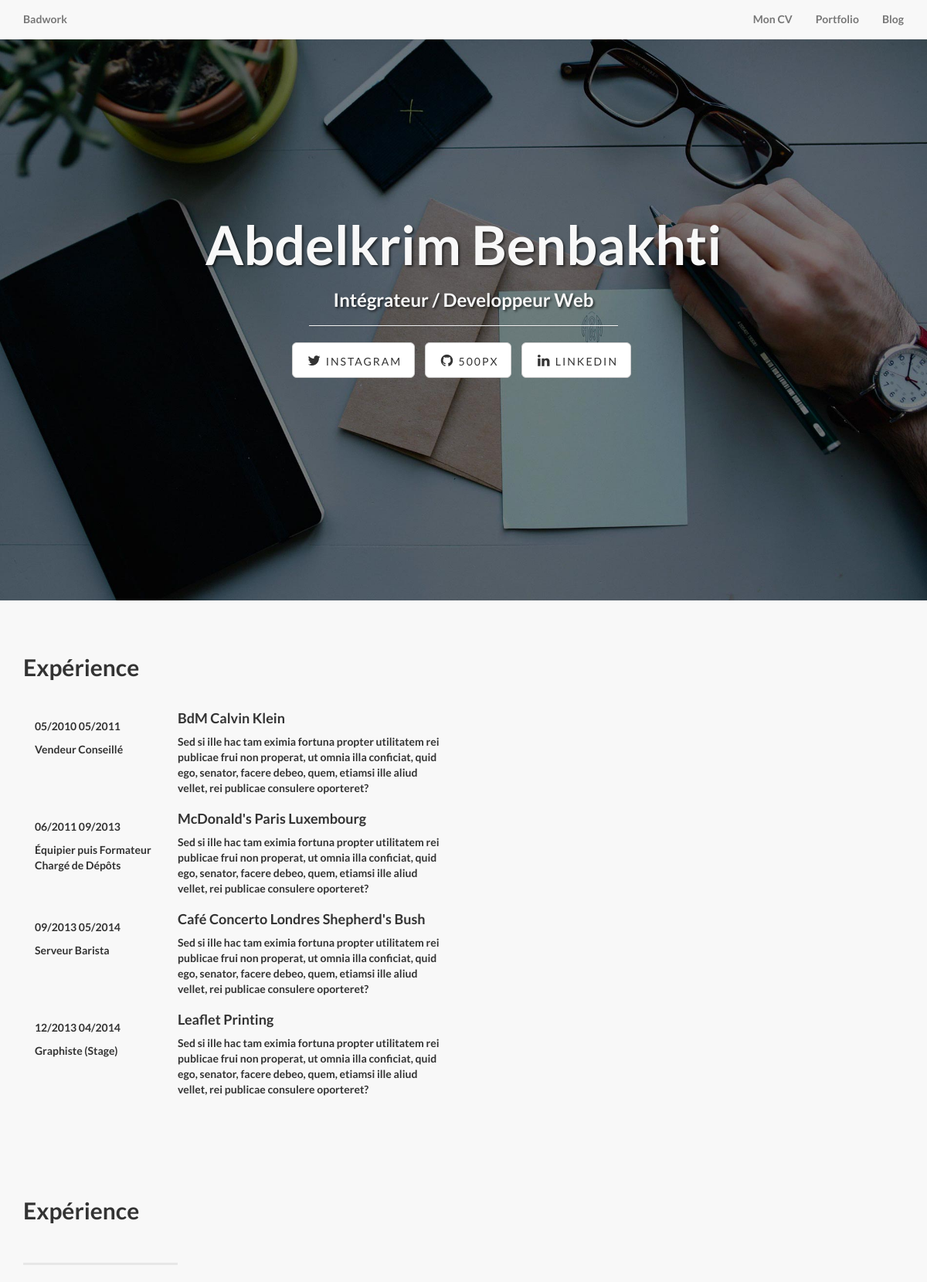
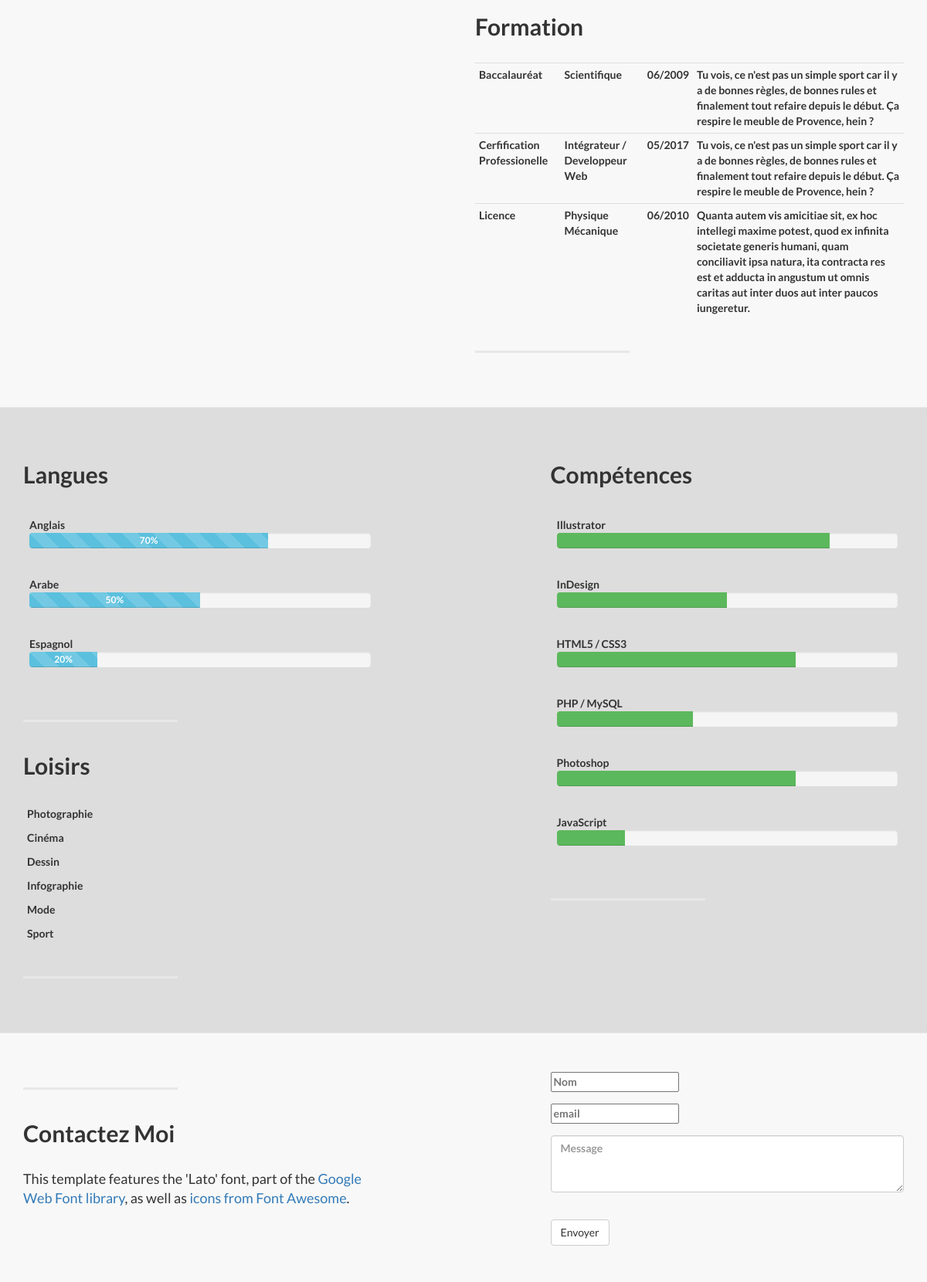
The page /archive/index.php (upper part) on the database its author committed (2 pictures, top to bottom).
### tables this page shows
CREATE TABLE `t_utilisateur` (
  `id_utilisateur` smallint(5) NOT NULL,
  `membre` varchar(11) NOT NULL,
  `prenom` varchar(25) NOT NULL,
  `nom` varchar(25) NOT NULL,
  `email` varchar(50) NOT NULL,
  `telephone` varchar(20) NOT NULL COMMENT 'varchar car 0 n''est pas un entier',
  `mdp` varchar(13) NOT NULL,
  `pseudo` varchar(13) NOT NULL,
  `avatar` varchar(13) NOT NULL,
  `age` smallint(5) NOT NULL,
  `date_de_naissance` date NOT NULL,
  `sexe` enum('Femme','Homme') NOT NULL,
  `etat_civil` enum('M.','Mme') NOT NULL,
  `statut_marital` varchar(13) NOT NULL,
  `adresse` text NOT NULL,
  `code_postal` varchar(5) NOT NULL,
  `ville` varchar(50) NOT NULL,
  `pays` varchar(25) NOT NULL,
  `note` varchar(20) NOT NULL
);

CREATE TABLE `t_experiences` (
  `id_experience` int(11) NOT NULL,
  `experience` text NOT NULL,
  `titre_e` text,
  `dates` text,
  `description` text NOT NULL,
  `utlisateur_id` int(11) DEFAULT NULL
);

CREATE TABLE `t_formation` (
  `id_formation` int(11) NOT NULL,
  `titre_f` varchar(45) NOT NULL,
  `sous_titre_f` varchar(45) NOT NULL,
  `dates_f` varchar(45) NOT NULL,
  `description_f` text NOT NULL,
  `utilisateur_id` int(11) NOT NULL
);

CREATE TABLE `t_competences` (
  `id_competence` int(11) NOT NULL,
  `competence` varchar(50) DEFAULT NULL,
  `niveau` int(3) NOT NULL,
  `type` enum('langage','logiciel','','') NOT NULL
);

CREATE TABLE `t_langue` (
  `id_langue` int(11) NOT NULL,
  `langue` varchar(20) NOT NULL,
  `niveau` int(3) NOT NULL
);

CREATE TABLE `t_loisir` (
  `id_loisir` int(11) NOT NULL,
  `loisir` text NOT NULL,
  `fa_icon` varchar(255) NOT NULL,
  `utilisateur_id` int(11) NOT NULL
);

### inc/fonctions.inc.php (called while the page is built)
<?php
$pdoCV = new PDO('mysql:host=localhost;dbname=site_cv', 'root', '', array(
    PDO::ATTR_ERRMODE => PDO::ERRMODE_WARNING,
    PDO::MYSQL_ATTR_INIT_COMMAND => 'SET NAMES utf8'
));
?>
<?php
$sql = $pdoCV->query("SELECT * FROM t_utilisateur");
            $resultat = $sql->fetch();
?>

### archive/index.php (the view, shortened to what this page needs)
<?php include 'inc/fonctions.inc.php'; ?>
<?php
    $sql_exp = $pdoCV->query("SELECT * FROM t_experiences");
    $sql_exp -> execute();
?>
<?php
    $sql_forma = $pdoCV->query("SELECT * FROM t_formation");
    $sql_forma -> execute();
?>
<?php
    $sql_lang = $pdoCV->query("SELECT * FROM t_langue");
    $sql_lang -> execute();
?>
<?php
    $sql_lois = $pdoCV->query("SELECT * FROM t_loisir");
    $sql_lois -> execute();
?>
<?php
    $sql_comp = $pdoCV->query("SELECT * FROM t_competences");
    $sql_comp -> execute();
?>
<!DOCTYPE html>
<html lang="en">
<head>
    <link href="FRONT/css/bootstrap.min.css" rel="stylesheet">
    <link href="FRONT/css/style.css" rel="stylesheet">
    <link href="FRONT/css/animate.css" rel="stylesheet">
    <link href="FRONT/css/landing-page.css" rel="stylesheet">
    <link href="font-awesome/FRONT/css/font-awesome.min.css" rel="stylesheet" type="text/css">
</head>
<body>
    <nav class="navbar navbar-default navbar-fixed-top topnav" role="navigation">
        <div class="container topnav">
            <div class="navbar-header">
                <a class="navbar-brand topnav" href="admin/index.php">Badwork</a>
            </div>
            <div class="collapse navbar-collapse" id="bs-example-navbar-collapse-1">
                <ul class="nav navbar-nav navbar-right">
                    <li>
                        <a href="#cv">Mon CV</a>
                    </li>
                    <li>
                        <a href="#portfolio">Portfolio</a>
                    </li>
                    <li>
                        <a href="#blog">Blog</a>
                    </li>
                </ul>
            </div>
        </div>
    </nav>
    <div class="intro-header">
        <div class="container">
            <div class="row">
                <div class="col-lg-12">
                    <div class="intro-message">
                        <h1><?= $resultat['prenom'].' '.$resultat['nom'] ?></h1>
                        <h3>Intégrateur / Developpeur Web</h3>
                        <hr class="intro-divider">
                        <ul class="list-inline intro-social-buttons">
                            <li>
                                <a href="https://twitter.com/SBootstrap" class="btn btn-default btn-lg"><i class="fa fa-twitter fa-fw"></i> <span class="network-name">Instagram</span></a>
                            </li>
                            <li>
                                <a href="https://github.com/IronSummitMedia/startbootstrap" class="btn btn-default btn-lg"><i class="fa fa-github fa-fw"></i> <span class="network-name">500px</span></a>
                            </li>
                            <li>
                                <a href="#" class="btn btn-default btn-lg"><i class="fa fa-linkedin fa-fw"></i> <span class="network-name">Linkedin</span></a>
                            </li>
                        </ul>
                    </div>
                </div>
            </div>
        </div>
    </div>
    <div class="content-section-a">
        <div class="container">
            <div class="row">
                <div class="col-lg-6 col-sm-6 experience">
                    <h2 class="section-heading">Expérience</h2>
                        <div class="col-md-12">
                            <div class="row">
                                <?php
                                while ($resultat=$sql_exp->fetch()){
                                ?>
                                <div class="col-md-8 col-md-push-4">
                                    <h4 class="titre"><?= $resultat['experience']?></h4>
                                    <p class="description"><?= $resultat['description']?></p>
                                </div>
                                <div class="col-md-4 col-md-pull-8">
                                    <br>
                                    <p class="periode"><?= $resultat['dates']?></p>
                                    <p class="sous-titre"><?= $resultat['titre_e']?></p>
                                </div>
                                <?php } ?>
                            </div>
                        </div>
                </div>
                <div class="col-lg-6 col-sm-6 formation">
                        <div class="col-md-12">
                        </div>
                </div>
            </div>
        </div>
        </div>
    <div class="content-section-a">
        <div class="container">
            <div class="row">
                <div class="col-lg-6 col-sm-6 experience">
                    <h2 class="section-heading">Expérience</h2>
                    <div class="col-md-12">
                    </div>
                    <hr class="section-heading-spacer">
                </div>
                <div class="col-lg-6 col-sm-6 col-lg-offset-6">
                    <h2 class="section-heading">Formation</h2>
                    <table class="table table-condensed">
                    <?php
                        while ($resultat=$sql_forma->fetch()){
                            echo '<tr><td>'.$resultat['titre_f'].'</td><td>'.$resultat['sous_titre_f'].'</td><td>'.$resultat['dates_f'].'</td><td>'.$resultat['description_f'].'</td></tr>';
                        }?>
                    </table>
                    <hr class="section-heading-spacer">
                </div>
            </div>
        </div>
    </div>
    <div class="content-section-b">
        <div class="container">
            <div class="row">
                <div class="col-lg-5 col-lg-offset-1 col-sm-push-6  col-sm-6">
                    <h2 class="section-heading">Compétences</h2>
                    <table class="table">
                    <?php
                        while ($resultat=$sql_comp->fetch()){
                            echo '<tr><td>'.$resultat['competence'].' <div class="progress"><div class="progress-bar progress-bar-success" style="width: '.$resultat['niveau'].'%;"></div></div></td></tr>';
                        }?>
                    </table>
                    <hr class="section-heading-spacer">
                </div>
                <div class="col-lg-5 col-sm-pull-6  col-sm-6">
                    <h2 class="section-heading">Langues</h2>
                    <table class="table">
                    <?php
                        while ($resultat=$sql_lang->fetch()){
                            echo '<tr><td>'.$resultat['langue'].' <div class="progress"><div class="progress-bar progress-bar-info progress-bar-striped active" role="progressbar"
                            aria-valuenow="'.$resultat['niveau'].'" aria-valuemin="0" aria-valuemax="100"  style="width: '.$resultat['niveau'].'%;">'.$resultat['niveau'].'%</div></div></td></tr>';
                        }?>
                    </table>
                    <hr class="section-heading-spacer">
                </div>
                <div class="col-lg-5 col-sm-pull-6  col-sm-6">
                    <h2 class="section-heading">Loisirs</h2>
                    <table class="table table-condensed">
                    <?php
                        while ($resultat=$sql_lois->fetch()){
                            echo '<tr><td>'.$resultat['loisir'].'</td></tr>';
                        }?>
                    </table>
                    <hr class="section-heading-spacer">
                </div>
            </div>
        </div>
    </div>
    <div class="content-section-a">
        <div class="container">
            <div class="row">
                <div class="col-lg-5 col-sm-6">
                    <hr class="section-heading-spacer">
                    <div class="clearfix"></div>
                    <h2 class="section-heading">Contactez Moi</h2>
                    <p class="lead">This template features the 'Lato' font, part of the <a target="_blank" href="http://www.google.com/fonts">Google Web Font library</a>, as well as <a target="_blank" href="http://fontawesome.io">icons from Font Awesome</a>.</p>
                </div>
                <div class="col-lg-5 col-lg-offset-2 col-sm-6">
                    <form>
                    <div class="form-group">
                        <input type="text" placeholder="Nom"><br>
                    </div>
                    <div class="form-group">
                        <input type="email" placeholder="email"><br>
                    </div>
                    <div class="form-group">
                        <textarea class="form-control" rows="3" placeholder="Message"></textarea><br>
                    </div>
                        <button type="submit" class="btn btn-default">Envoyer</button>
                    </form>
                </div>
            </div>
        </div>
    </div>
</body>
</html>

### FRONT/css/style.css (style rules this page uses)
body { background: #ddd; }

### archive/css/landing-page.css (style rules this page uses)
body, html { width: 100%; height: 100%; }
body, h1, h2, h3, h4, h5, h6 { font-family: "Lato","Helvetica Neue",Helvetica,Arial,sans-serif; font-weight: 700; }
.topnav { font-size: 14px; }
.lead { font-size: 18px; font-weight: 400; }
.intro-header { padding-top: 50px; padding-bottom: 50px; text-align: center; color: #f8f8f8; background: url(../img/intro-bg.jpg) no-repeat center center; background-size: cover; }
.intro-message { position: relative; padding-top: 20%; padding-bottom: 20%; }
.intro-message > h1 { margin: 0; text-shadow: 2px 2px 3px rgba(0,0,0,0.6); font-size: 5em; }
.intro-divider { width: 400px; border-top: 1px solid #f8f8f8; border-bottom: 1px solid rgba(0,0,0,0.2); }
.intro-message > h3 { text-shadow: 2px 2px 3px rgba(0,0,0,0.6); }
.network-name { text-transform: uppercase; font-size: 14px; font-weight: 400; letter-spacing: 2px; }
.content-section-a { padding: 50px 0; background-color: #f8f8f8; }
.content-section-b { padding: 50px 0; border-top: 1px solid #e7e7e7; border-bottom: 1px solid #e7e7e7; }
.section-heading { margin-bottom: 30px; }
.section-heading-spacer { float: left; width: 200px; border-top: 3px solid #e7e7e7; }

### rows shown on the page
t_utilisateur: prenom "Abdelkrim", nom "Benbakhti"
t_experiences: experience "BdM Calvin Klein", description "Sed si ille hac tam eximia fortuna propter utilitatem rei publicae frui non properat, ut omnia illa conficiat, quid ego, senator, facere debeo, quem, etiamsi ille aliud vellet, rei publicae consulere oporteret?", dates "05/2010 05/2011", titre_e "Vendeur Conseillé"
t_experiences: experience "McDonald's Paris Luxembourg", description "Sed si ille hac tam eximia fortuna propter utilitatem rei publicae frui non properat, ut omnia illa conficiat, quid ego, senator, facere debeo, quem, etiamsi ille aliud vellet, rei publicae consulere oporteret?", dates "06/2011 09/2013", titre_e "Équipier puis Formateur Chargé de Dépôts"
t_experiences: experience "Café Concerto Londres Shepherd's Bush", description "Sed si ille hac tam eximia fortuna propter utilitatem rei publicae frui non properat, ut omnia illa conficiat, quid ego, senator, facere debeo, quem, etiamsi ille aliud vellet, rei publicae consulere oporteret?", dates "09/2013 05/2014", titre_e "Serveur Barista"
t_experiences: experience "Leaflet Printing", description "Sed si ille hac tam eximia fortuna propter utilitatem rei publicae frui non properat, ut omnia illa conficiat, quid ego, senator, facere debeo, quem, etiamsi ille aliud vellet, rei publicae consulere oporteret?", dates "12/2013 04/2014", titre_e "Graphiste (Stage)"
t_formation: titre_f "Baccalauréat", sous_titre_f "Scientifique", dates_f "06/2009", description_f "Tu vois, ce n'est pas un simple sport car il y a de bonnes règles, de bonnes rules et finalement tout refaire depuis le début. Ça respire le meuble de Provence, hein ?"
t_formation: titre_f "Cerfification Professionelle", sous_titre_f "Intégrateur / Developpeur Web", dates_f "05/2017", description_f "Tu vois, ce n'est pas un simple sport car il y a de bonnes règles, de bonnes rules et finalement tout refaire depuis le début. Ça respire le meuble de Provence, hein ?"
t_formation: titre_f "Licence", sous_titre_f "Physique Mécanique", dates_f "06/2010", description_f "Quanta autem vis amicitiae sit, ex hoc intellegi maxime potest, quod ex infinita societate generis humani, quam conciliavit ipsa natura, ita contracta res est et adducta in angustum ut omnis caritas aut inter duos aut inter paucos iungeretur."
t_competences: competence "Illustrator", niveau 80 (drawn)
t_competences: competence "InDesign", niveau 50 (drawn)
t_competences: competence "HTML5 / CSS3", niveau 70 (drawn)
t_competences: competence "PHP / MySQL", niveau 40 (drawn)
t_competences: competence "Photoshop", niveau 70 (drawn)
t_competences: competence "JavaScript", niveau 20 (drawn)
t_langue: langue "Anglais", niveau "70"
t_langue: langue "Arabe", niveau "50"
t_langue: langue "Espagnol", niveau "20"
t_loisir: loisir "Photographie"
t_loisir: loisir "Cinéma"
t_loisir: loisir "Dessin"
t_loisir: loisir "Infographie"
t_loisir: loisir "Mode"
t_loisir: loisir "Sport"
